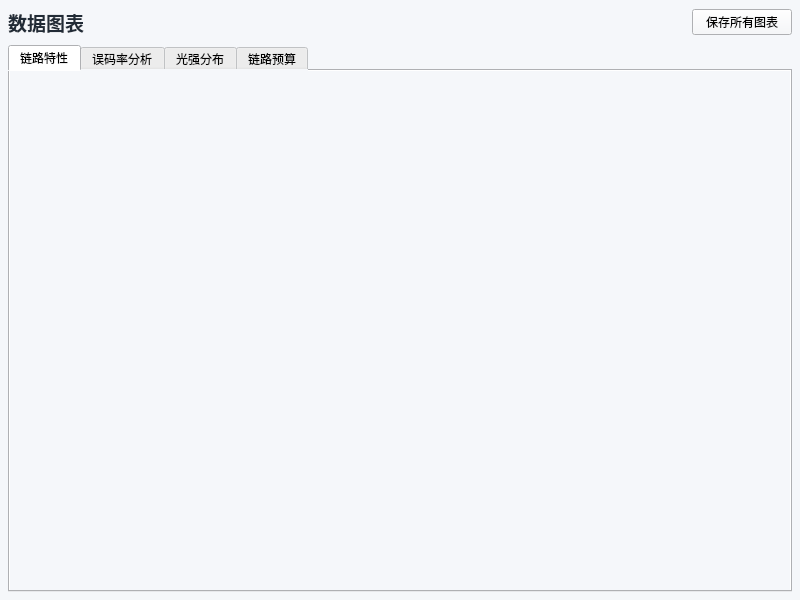
<?xml version="1.0" encoding="UTF-8"?>
<ui version="4.0">
 <class>PlotPanel</class>
 <widget class="QWidget" name="PlotPanel">
  <property name="geometry">
   <rect>
    <x>0</x>
    <y>0</y>
    <width>800</width>
    <height>600</height>
   </rect>
  </property>
  <property name="styleSheet">
   <string notr="true">background-color: #F5F7FA;</string>
  </property>
  <layout class="QVBoxLayout" name="verticalLayout">
   <property name="spacing">
    <number>8</number>
   </property>
   <property name="leftMargin">
    <number>8</number>
   </property>
   <property name="topMargin">
    <number>8</number>
   </property>
   <property name="rightMargin">
    <number>8</number>
   </property>
   <property name="bottomMargin">
    <number>8</number>
   </property>
   <item>
    <layout class="QHBoxLayout" name="toolbarLayout">
     <item>
      <widget class="QLabel" name="titleLabel">
       <property name="font">
        <font>
         <pointsize>14</pointsize>
         <weight>75</weight>
         <bold>true</bold>
        </font>
       </property>
       <property name="styleSheet">
        <string notr="true">color: #212B36; background: transparent; border: none;</string>
       </property>
       <property name="text">
        <string>数据图表</string>
       </property>
      </widget>
     </item>
     <item>
      <spacer name="horizontalSpacer">
       <property name="orientation">
        <enum>Qt::Horizontal</enum>
       </property>
       <property name="sizeHint" stdset="0">
        <size>
         <width>40</width>
         <height>20</height>
        </size>
       </property>
      </spacer>
     </item>
     <item>
      <widget class="QPushButton" name="btnSaveAll">
       <property name="minimumSize">
        <size>
         <width>100</width>
         <height>0</height>
        </size>
       </property>
       <property name="maximumSize">
        <size>
         <width>100</width>
         <height>16777215</height>
        </size>
       </property>
       <property name="text">
        <string>保存所有图表</string>
       </property>
      </widget>
     </item>
    </layout>
   </item>
   <item>
    <widget class="QTabWidget" name="plotTabs">
     <property name="currentIndex">
      <number>0</number>
     </property>
     <widget class="QWidget" name="linkTab">
      <attribute name="title">
       <string>链路特性</string>
      </attribute>
      <layout class="QVBoxLayout" name="verticalLayout_2">
       <property name="spacing">
        <number>0</number>
       </property>
       <property name="leftMargin">
        <number>0</number>
       </property>
       <property name="topMargin">
        <number>0</number>
       </property>
       <property name="rightMargin">
        <number>0</number>
       </property>
       <property name="bottomMargin">
        <number>0</number>
       </property>
       <item>
        <widget class="QWidget" name="linkContainer" native="true"/>
       </item>
      </layout>
     </widget>
     <widget class="QWidget" name="berTab">
      <attribute name="title">
       <string>误码率分析</string>
      </attribute>
      <layout class="QVBoxLayout" name="verticalLayout_3">
       <property name="spacing">
        <number>0</number>
       </property>
       <property name="leftMargin">
        <number>0</number>
       </property>
       <property name="topMargin">
        <number>0</number>
       </property>
       <property name="rightMargin">
        <number>0</number>
       </property>
       <property name="bottomMargin">
        <number>0</number>
       </property>
       <item>
        <widget class="QWidget" name="berContainer" native="true"/>
       </item>
      </layout>
     </widget>
      <widget class="QWidget" name="distTab">
       <attribute name="title">
        <string>光强分布</string>
       </attribute>
       <layout class="QVBoxLayout" name="verticalLayout_4">
        <property name="spacing">
         <number>0</number>
        </property>
        <property name="leftMargin">
         <number>0</number>
        </property>
        <property name="topMargin">
         <number>0</number>
        </property>
        <property name="rightMargin">
         <number>0</number>
        </property>
        <property name="bottomMargin">
         <number>0</number>
        </property>
        <item>
         <widget class="QWidget" name="distContainer" native="true"/>
        </item>
       </layout>
      </widget>
      <widget class="QWidget" name="budgetTab">
       <attribute name="title">
        <string>链路预算</string>
       </attribute>
       <layout class="QVBoxLayout" name="verticalLayout_5">
        <property name="spacing">
         <number>0</number>
        </property>
        <property name="leftMargin">
         <number>0</number>
        </property>
        <property name="topMargin">
         <number>0</number>
        </property>
        <property name="rightMargin">
         <number>0</number>
        </property>
        <property name="bottomMargin">
         <number>0</number>
        </property>
        <item>
         <widget class="QWidget" name="budgetContainer" native="true"/>
        </item>
       </layout>
      </widget>
     </widget>
   </item>
  </layout>
 </widget>
 <resources/>
 <connections/>
</ui>
